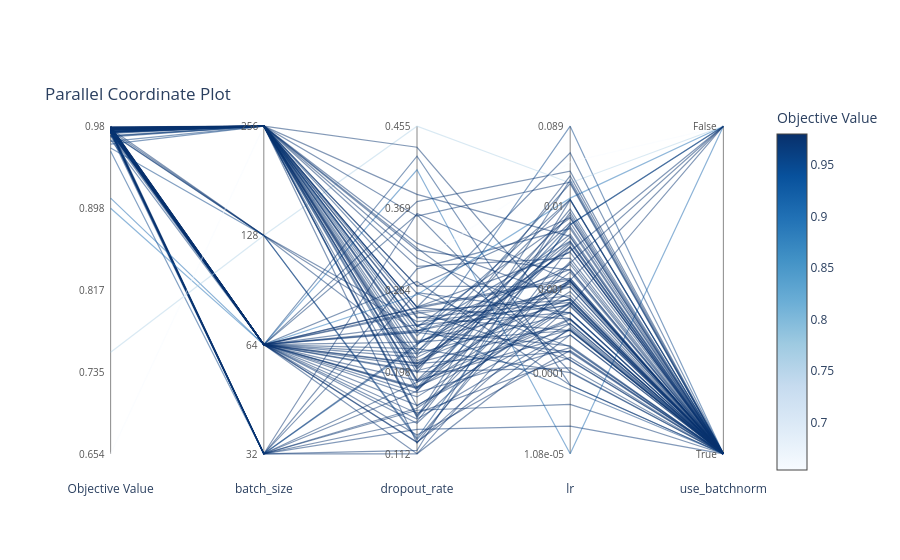

The cell this chart's notebook holds for it:
### Code cell
# 7. Interactive interaction of parameters plot
fig = optuna.visualization.plot_parallel_coordinate(study)
fig.show()
